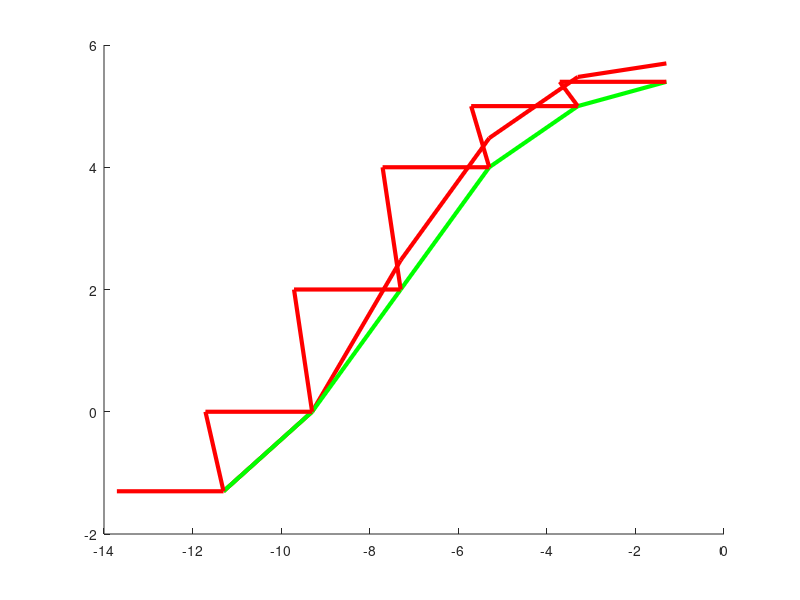

MATLAB code for this plot: (Note: this script raises an error after producing the figure.)



Res = [100 10e3 1e6 100e6 10e9 1e12];
freq_red = [500e3 300e3 30e3 300 1 0.05];
freq_green = [250e3 100e3 10e3 100 1 0.05];

Current = 5./Res;

hold on
plot(log10(Current), log10(freq_red), '-r', 'LineWidth', 3)
plot(log10(Current), log10(freq_green), '-g', 'LineWidth', 3)
% plot(log10(Current/100), log10(freq), '-r', 'LineWidth', 3)
% plot(freq, Res, '-r', 'LineWidth', 3)

% set(gca, 'xscale', 'log')
% set(gca, 'yscale', 'log')

%%

Res = [100 10e3 1e6 100e6 10e9 1e12];
freq_red = [500e3 300e3 30e3 300 1 0.05];
freq_green = [250e3 100e3 10e3 100 1 0.05];
freq = freq_green;

Current_max = 5./Res;
Current_min = Current_max/256;
freq2 = [];
freq2(1:2:numel(freq)*2) = freq;
freq2(2:2:numel(freq)*2) = freq;
freq = freq2;
Current2 = [];
Current2(1:2:numel(Current_max)*2) = Current_max;
Current2(2:2:numel(Current_max)*2) = Current_min;
Current = Current2;

hold on
plot(log10(Current), log10(freq), '-r', 'LineWidth', 3)

%%

Current_list = linspace(-15, 0, 101);
Freq_list = 10.^linspace(log10(0.001), log10(500e3), 100);
i = 20;
Full_map = zeros(100, 100);

clc

for i = 1:numel(Freq_list)
    i
N = 50000;
Thickness = Thickness_rand(N) * 1e-6; % m
Diameter = Diameter_rand(N) * 1e-3; % m
Eps = Eps_rand(N);
freq = Freq_list(i); % Hz
% freq = 10.^linspace(log10(80), log10(500e3), 10); % Hz
% freq = 10;
V = 1.0;


S = pi*(Diameter/2).^2; % m^2
% Cap = 8.85e-12*Eps.*S./Thickness; % F
Cap = [1e-12, 10e-12, 30e-12, 100e-12, 1e-9, 2e-9, 5e-9, 10e-9, 20e-9];
R = 1./(2*pi*Cap'*freq);
R = reshape(R, 1, numel(R));
I = V./R;


I = reshape(I, 1, numel(I));
I_log = log10(I);

fig = figure('Visible', 'off');
H = histogram(I_log, Current_list, 'Normalization', 'pdf');
% H = histogram(I_log, 'Normalization', 'pdf');
Edges = H.BinEdges;
I_log2 = (Edges(1:end-1) + Edges(2:end))/2;
PDF = H.Values;
delete(fig)

Full_map(i, :) = PDF;
end

imagesc(Current_list, log10(Freq_list), Full_map)
set(gca,'YDir','normal')

%%
figure('Position', [400  375  815  530])
I_log2 = 10.^I_log2;
plot(I_log2, PDF, 'Marker', 'none', 'LineWidth', 2.0)




xlim([1e-15 1])
xlabel('I, A')
ylabel('PDF')
grid on
set(gca, 'xscale', 'log')
set_axis_ticks(gca, "auto", "x")
% set(gca, 'xscale', 'log')
% xlim([1e-15 1e-2])








%%



function R = rand_range(Min, Max, N)
Span = Max - Min;
R = rand(1, N) * Span + Min;
end


function Thickness = Thickness_rand(N)
x_step = 0.1;
x = 0:x_step:3000;

y = gaussmf(x, [400, 100]) + gaussmf(x, [1000, 40]);

Arg = (x-80)/20;
y = y .* exp(Arg)./(1 + exp(Arg));

range = x < 30;
x(range) = [];
y(range) = [];

Sum = trapz(x, y);
y = y/Sum;

CDF = cumsum(y)*x_step;
CDF(1) = 0;
CDF(end) = 1;

Uni_rand = rand(1, N);

Dist_rand = interp1(CDF, x, Uni_rand);
Thickness = Dist_rand;
% figure
% plot(x, CDF)
% histogram(Dist_rand)
end



function Diameter = Diameter_rand(N)
x_step = 0.01;
x = 0:x_step:15;

y = gaussmf(x, [5, 1]);

Arg = (x-0.4)/0.03;
y = y .* exp(Arg)./(1 + exp(Arg));

range = x < 0.1;
x(range) = [];
y(range) = [];

Sum = trapz(x, y);
y = y/Sum;

CDF = cumsum(y)*x_step;
CDF(1) = 0;
CDF(end) = 1;

Uni_rand = rand(1, N);

Dist_rand = interp1(CDF, x, Uni_rand);
Diameter = Dist_rand;
% figure
% plot(x, CDF)
% histogram(Dist_rand)
end


function Eps = Eps_rand(N)
x_step = 0.001;
x = 0:x_step:40;

y = gaussmf(x, [8, 5]) + 0.2*gaussmf(x, [15, 5]);

range = x < 1;
Arg = (x(range)-0.02)/0.005;
y(range) = y(range) .* exp(Arg)./(1 + exp(Arg));

Sum = trapz(x, y);
y = y/Sum;



CDF = cumsum(y)*x_step;
CDF(1) = 0;
CDF(end) = 1;

Uni_rand = rand(1, N);

Dist_rand = interp1(CDF, x, Uni_rand);

Eps = Dist_rand*1000;
% figure
% plot(x, CDF)
% histogram(Dist_rand)
end








